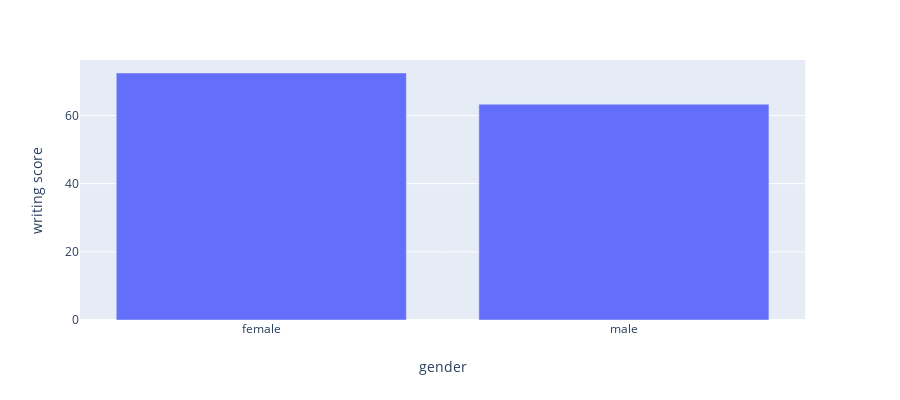

This figure's notebook cell:
### Code cell
fig = px.bar(df_male, x="gender", y="math score", barmode='group',
             height=400)

fig = px.bar(df_male, x="gender", y="writing score", barmode='group',
             height=600, width=250)
fig.show()

### Figure 1 — Plotly figure (JSON) as saved in the notebook; plotly's stock layout.template omitted (floating-point values rounded to 4 significant figures)
{"data": [{"alignmentgroup": "True", "hoverlabel": {"namelength": 0}, "hovertemplate": "gender=%{x}<br>writing score=%{y}", "legendgroup": "", "marker": {"color": "#636efa"}, "name": "", "offsetgroup": "", "orientation": "v", "showlegend": false, "textposition": "auto", "type": "bar", "x": ["female", "male"], "xaxis": "x", "y": [72.47, 63.31], "yaxis": "y"}], "layout": {"barmode": "group", "height": 400, "legend": {"tracegroupgap": 0}, "margin": {"t": 60}, "xaxis": {"anchor": "y", "domain": [0, 0.98], "title": {"text": "gender"}}, "yaxis": {"anchor": "x", "domain": [0, 1], "title": {"text": "writing score"}}}}
